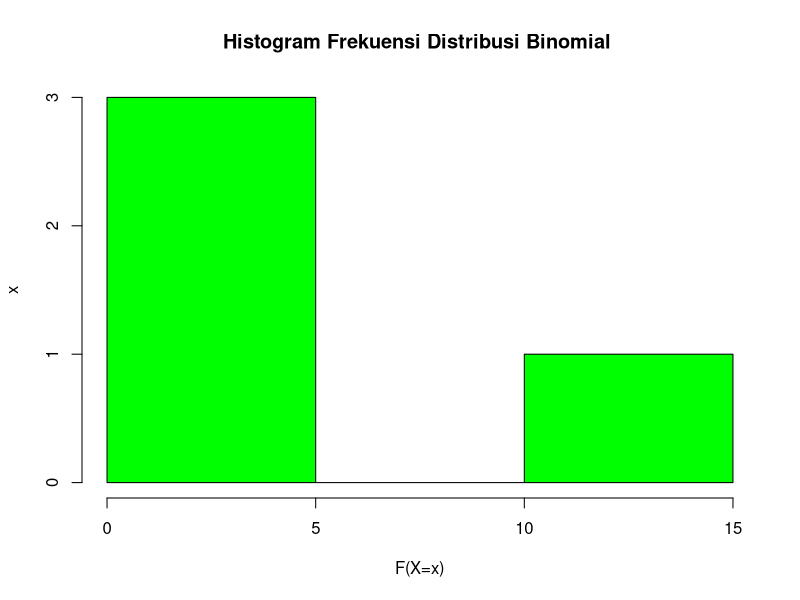

This chart was generated by the following R code:
#soal2a
Banyak.Pasien <- 20
n<-20
peluang.Sembuh <- 0.2
p<- 0.2
x <- 4
q <- 1-p

#kombinasi
x1 <- 1
x2 <- 1
x3 <- 1
for( i in 1:n){
  x1 <- x1*i
}
for(i in 1:x){
  x2 <- x2*i
}
for(i in 1:(n-x)){
  x3 <- x3*i
}
#rumus kombinasi
hasil <- x1/(x2*x3)

#Peluang
g <-hasil*(p^x)*q^(n-x)
"Hasil merupakan g"
#atau cara singkat
g2 <- dbinom(x = 4, size = 20, prob = 0.2)

#soal2b, dengan semua x(1:4) dicoba
g.total<- c(1:4)
x.total<- c(1:4)
g.total <- hasil*(p^x.total)*q^(n-x.total)
g.total
#histogram
hist (g.total, freq = TRUE,
      main ='Histogram Frekuensi Distribusi Binomial ',
      ylab = 'x',
      xlab = 'F(X=x)',
      col = 'green'
)

names(g.total) <- c(1:4)
g.total

#soal2c
Rata.rata <- n*p
Rata.rata
varians <- Rata.rata*q
varians
